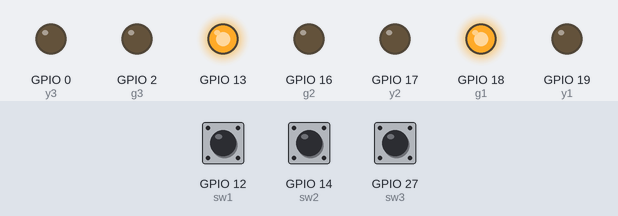
A sketch run on a simulated ESP32. Parts: output pins drawn as LEDs (lit = HIGH). Dashed ring = blinking. The inputs (shaded band) are chosen by the test bench; at power-on: GPIO 14 (sw2) LOW, GPIO 27 (sw3) LOW, GPIO 12 (sw1) LOW. Pins used as bus, display or sensor lines are not drawn; what the sketch prints to the serial monitor is not drawn.

Above: at 1.2 s.
1.3 s: GPIO 14 (sw2) pulled HIGH for 3.2 s
At 1.9 s:
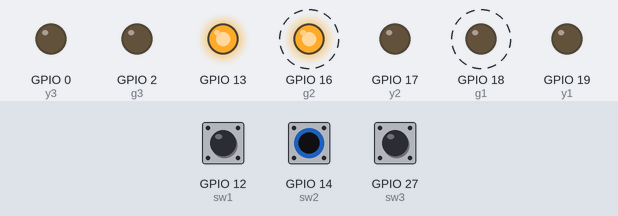
6.0 s: GPIO 27 (sw3) pulled HIGH for 3.2 s
At 10.2 s:
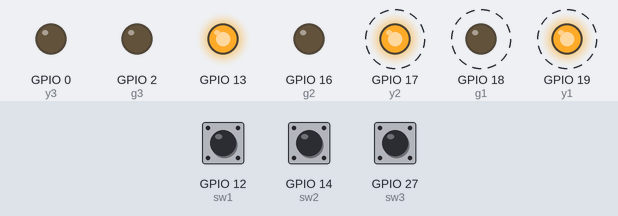
11.0 s: GPIO 14 (sw2) pulled HIGH for 0.15 s
At 11.4 s:
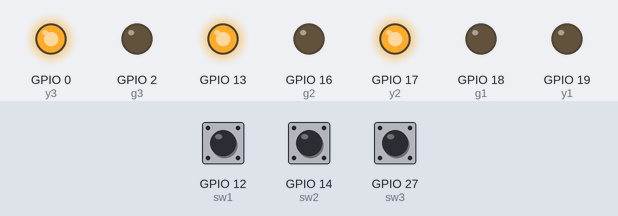
12.6 s: GPIO 14 (sw2) pulled HIGH for 1 s
At 13.4 s:
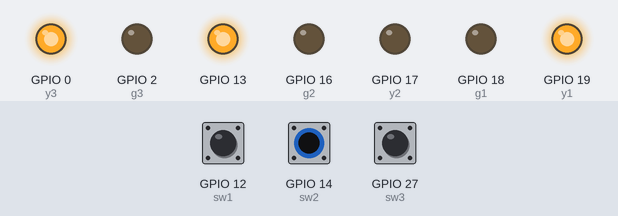
15.1 s: GPIO 12 (sw1) pulled HIGH for 0.15 s
At 16.4 s:
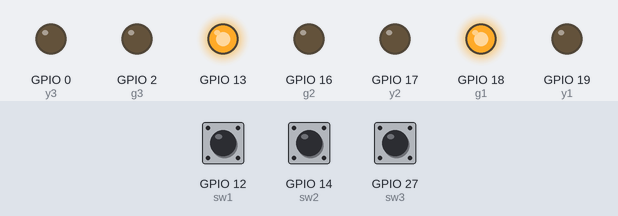
Timing chart, 0 to 17.8 s (numbered marks = the images above; inputs shaded):
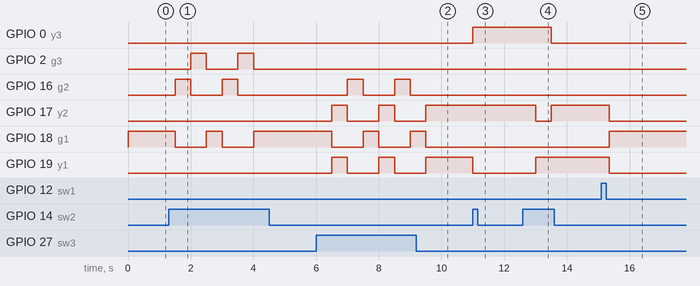

Measured:
- after the input at 1.3 s, GPIO 2 (g3): alternates HIGH for 0.50 s and LOW for 1.0 s, 4 changes in all, then stays LOW, starting after 0.70 s; GPIO 16 (g2): alternates HIGH for 0.50 s and LOW for 1.0 s, 4 changes in all, then stays LOW, starting after 0.20 s
- after the input at 6.0 s, GPIO 16 (g2): alternates HIGH for 0.50 s and LOW for 1.0 s, 4 changes in all, then stays LOW, starting after 1.0 s; GPIO 17 (y2), GPIO 18 (g1), GPIO 19 (y1): alternates HIGH for 0.50 s and LOW for 1.0 s, starting after 0.50 s
- after the input at 11.0 s, GPIO 0 (y3): LOW → HIGH at once; GPIO 19 (y1): HIGH → LOW at once
- after the input at 12.6 s, GPIO 0 (y3): HIGH → LOW after 0.91 s; GPIO 17 (y2): HIGH → LOW after 0.41 s, → HIGH 0.50 s later; GPIO 19 (y1): LOW → HIGH after 0.41 s
- after the input at 15.1 s, GPIO 17 (y2), GPIO 19 (y1): HIGH → LOW after 0.25 s; GPIO 18 (g1): LOW → HIGH after 0.25 s

The sketch:

Lab_7_record_TEST_7.3_Traffier.ino
```cpp
//กำหนดขา ตัว R = แดง Y = เหลือง G = เขียว
#define r1 21
#define y1 19
#define g1 18

#define r2 5
#define y2 17
#define g2 16

#define r3 4
#define y3 0
#define g3 2

#define sw1 12
#define sw2 14
#define sw3 27
//กำหนดเวลา
unsigned long previousMillis = 0;
const long interval = 500;

int modeClick = 0; //กำหนดค่า การสลับmode
int traf = 0;
int light = 0;

void autoWork();
void mannualWork();
void traffic1();
void traffic2();
void traffic3();


void setup() {
  Serial.begin(115200);
  pinMode(r1, OUTPUT);
  pinMode(y1, OUTPUT);
  pinMode(g1, OUTPUT);

  pinMode(r2, OUTPUT);
  pinMode(y2, OUTPUT);
  pinMode(g2, OUTPUT);

  pinMode(r3, OUTPUT);
  pinMode(y3, OUTPUT);
  pinMode(g3, OUTPUT);

  digitalWrite(r1, HIGH);
  digitalWrite(y1, HIGH);
  digitalWrite(g1, HIGH);

  digitalWrite(r2, HIGH);
  digitalWrite(y2, HIGH);
  digitalWrite(g2, HIGH);

  digitalWrite(r3, HIGH);
  digitalWrite(y3, HIGH);
  digitalWrite(g3, HIGH);

  pinMode(sw1, INPUT);
  pinMode(sw2, INPUT);
  pinMode(sw3, INPUT);

  pinMode(13,OUTPUT);
  digitalWrite(13,HIGH);
}

void loop() {
  unsigned long currentMillis = millis();
  int mode = digitalRead(sw1); //กำหนดปุ่มเปลี่ยน mode

  if (mode == 1) {
    delay(250); //เวลาในการกดปุ่ม mode
    modeClick = modeClick + 1;
    if (modeClick == 2) {
      modeClick = 0;
    }
  }

  Serial.println(modeClick);

  switch (modeClick) {
    case 0: mannualWork();
            Serial.println("MANNUAL MODE");
      break;
    case 1: autoWork();
            Serial.println("AUTO MODE");
      break;
  }
}

void mannualWork() {
  unsigned long currentMillis = millis();
  int butTraf = digitalRead(sw2);//กำหนดปุ่มเลือกไฟจราจรแต่ละต้น

  if (currentMillis - previousMillis >= interval) {
    if (butTraf == 1) {
      traf = traf + 1;
      if (traf == 3) {
        traf = 0;
      }
    }
    previousMillis = currentMillis;
  }

  switch (traf) {
    case 0: traffic1();
        Serial.println(traf);
      break;
    case 1: traffic2();
        Serial.println(traf);
      break;
    case 2: traffic3();
        Serial.println(traf);
      break;
  }
}

void traffic1() {
  int butLight = digitalRead(sw3);//กำหนดปุ่มเลือกไฟจราจรเสาที่1
  if (butLight == 1) {
    delay(500);//เวลาในการกดปุ่ม
    light = light + 1;
    if (light == 3) {
      light = 0;
    }
  }

  switch (light) {
    case 0: digitalWrite(g1, HIGH);
      digitalWrite(y1, LOW);
      digitalWrite(r1, LOW);

      digitalWrite(g2, LOW);
      digitalWrite(y2, LOW);
      digitalWrite(r2, HIGH);

      digitalWrite(g3, LOW);
      digitalWrite(y3, LOW);
      digitalWrite(r3, HIGH);
      break;
    case 1: digitalWrite(g1, LOW);
      digitalWrite(y1, HIGH);
      digitalWrite(r1, LOW);

      digitalWrite(g2, LOW);
      digitalWrite(y2, HIGH);
      digitalWrite(r2, LOW);

      digitalWrite(g3, LOW);
      digitalWrite(y3, LOW);
      digitalWrite(r3, HIGH);
      break;
    case 2: digitalWrite(g1, LOW);
      digitalWrite(y1, LOW);
      digitalWrite(r1, HIGH);

      digitalWrite(g2, HIGH);
      digitalWrite(y2, LOW);
      digitalWrite(r2, LOW);

      digitalWrite(g3, LOW);
      digitalWrite(y3, LOW);
      digitalWrite(r3, HIGH);
      break;
  }
}

void traffic2() {
  int butLight = digitalRead(sw3);//กำหนดปุ่มเลือกไฟจราจรเสาที่2
  if (butLight == 1) {
    delay(500);//เวลาในการกดปุ่ม
    light = light + 1;
    if (light == 3) {
      light = 0;
    }
  }

  switch (light) {
    case 0: digitalWrite(g1, LOW);
      digitalWrite(y1, LOW);
      digitalWrite(r1, HIGH);

      digitalWrite(g2, HIGH);
      digitalWrite(y2, LOW);
      digitalWrite(r2, LOW);

      digitalWrite(g3, LOW);
      digitalWrite(y3, LOW);
      digitalWrite(r3, HIGH);
      break;
    case 1: digitalWrite(g1, LOW);
      digitalWrite(y1, LOW);
      digitalWrite(r1, HIGH);

      digitalWrite(g2, LOW);
      digitalWrite(y2, HIGH);
      digitalWrite(r2, LOW);

      digitalWrite(g3, LOW);
      digitalWrite(y3, HIGH);
      digitalWrite(r3, LOW);
      break;
    case 2: digitalWrite(g1, LOW);
      digitalWrite(y1, LOW);
      digitalWrite(r1, HIGH);

      digitalWrite(g2, LOW);
      digitalWrite(y2, LOW);
      digitalWrite(r2, HIGH);

      digitalWrite(g3, HIGH);
      digitalWrite(y3, LOW);
      digitalWrite(r3, LOW);
      break;
  }
}

void traffic3() {
  int butLight = digitalRead(sw3);//กำหนดปุ่มเลือกไฟจราจรเสาที่ 3
  if (butLight == 1) {
    delay(500); //เวลาในการกดปุ่ม
    light = light + 1;
    if (light == 3) {
      light = 0;
    }
  }

  switch (light) {
    case 0: digitalWrite(g1, LOW);
      digitalWrite(y1, LOW);
      digitalWrite(r1, HIGH);

      digitalWrite(g2, LOW);
      digitalWrite(y2, LOW);
      digitalWrite(r2, HIGH);

      digitalWrite(g3, HIGH);
      digitalWrite(y3, LOW);
      digitalWrite(r3, LOW);
      break;

    case 1: digitalWrite(g1, LOW);
      digitalWrite(y1, HIGH);
      digitalWrite(r1, LOW);

      digitalWrite(g2, LOW);
      digitalWrite(y2, LOW);
      digitalWrite(r2, HIGH);

      digitalWrite(g3, LOW);
      digitalWrite(y3, HIGH);
      digitalWrite(r3, LOW);
      break;
    case 2: digitalWrite(g1, HIGH);
      digitalWrite(y1, LOW);
      digitalWrite(r1, LOW);

      digitalWrite(g2, LOW);
      digitalWrite(y2, LOW);
      digitalWrite(r2, HIGH);

      digitalWrite(g3, LOW);
      digitalWrite(y3, LOW);
      digitalWrite(r3, HIGH);
      break;
  }
}

void autoWork() {

  int carway1 = analogRead(36); //กำหนดปุ่มปรับไฟจราจรเสาที่ 1
  int carway2 = analogRead(39); //กำหนดปุ่มปรับไฟจราจรเสาที่ 2
  int carway3 = analogRead(34); //กำหนดปุ่มปรับไฟจราจรเสาที่ 3

  Serial.print("Car way 1 = ");
  Serial.println(carway1);

  Serial.print("Car way 2 = ");
  Serial.println(carway2);

  Serial.print("Car way 3 = ");
  Serial.println(carway3);

  if(carway1 < 512){
    digitalWrite(g1,1); //enables the 1st set of signals ไฟจราจรเสาที่ 1
    digitalWrite(r2,1);
    digitalWrite(r3,1);

    digitalWrite(y1,0);
    digitalWrite(r1,0);

    digitalWrite(y2,0);
    digitalWrite(g2,0);

    digitalWrite(y3,0);
    digitalWrite(g3,0);

    delay(30000);
  }
  else{
        digitalWrite(g1,1); //enables the 1st set of signals
    digitalWrite(r2,1);
    digitalWrite(r3,1);

    digitalWrite(y1,0);
    digitalWrite(r1,0);

    digitalWrite(y2,0);
    digitalWrite(g2,0);

    digitalWrite(y3,0);
    digitalWrite(g3,0);

    delay(60000);
    }

  digitalWrite(y1,1); //enables the yellow lights
  digitalWrite(y2,1);
  digitalWrite(g1,0);
  digitalWrite(r2,0);
  delay(5000);

  if(carway2 < 512){
  digitalWrite(g2,1); //enables the 2nd set of signals ไฟจราจรเสาที่ 2
  digitalWrite(r1,1);
  digitalWrite(r3,1);

  digitalWrite(y1,0);
  digitalWrite(g1,0);

  digitalWrite(y2,0);
  digitalWrite(r2,0);

  digitalWrite(y3,0);
  digitalWrite(g3,0);
  delay(30000);
  }
  else{
    digitalWrite(g2,1); //enables the 2nd set of signals
  digitalWrite(r1,1);
  digitalWrite(r3,1);

  digitalWrite(y1,0);
  digitalWrite(g1,0);

  digitalWrite(y2,0);
  digitalWrite(r2,0);

  digitalWrite(y3,0);
  digitalWrite(g3,0);
  delay(60000);
  }

  digitalWrite(y3,1); //enables the yellow lights 2
  digitalWrite(y2,1);

  digitalWrite(r3,0);
  digitalWrite(g2,0);
  digitalWrite(r1,0);
  delay(5000);

   if(carway3 < 512){
  digitalWrite(g3,1); //enables the 3rd set of signals ไฟจราจรเสาที่ 3
  digitalWrite(r1,1);
  digitalWrite(r2,1);

  digitalWrite(y1,0);
  digitalWrite(g1,0);

  digitalWrite(y2,0);
  digitalWrite(g2,0);

  digitalWrite(y3,0);
  digitalWrite(r3,0);

  delay(30000);
   }
   else{
      digitalWrite(g3,1); //enables the 3rd set of signals
  digitalWrite(r1,1);
  digitalWrite(r2,1);

  digitalWrite(y1,0);
  digitalWrite(g1,0);

  digitalWrite(y2,0);
  digitalWrite(g2,0);

  digitalWrite(y3,0);
  digitalWrite(r3,0);

  delay(60000);
    }

  digitalWrite(y1,1); //enables the yellow lights 3
  digitalWrite(y2,1);

  digitalWrite(r2,0);
  digitalWrite(g3,0);
  digitalWrite(r1,0);
  delay(5000);
}
```
